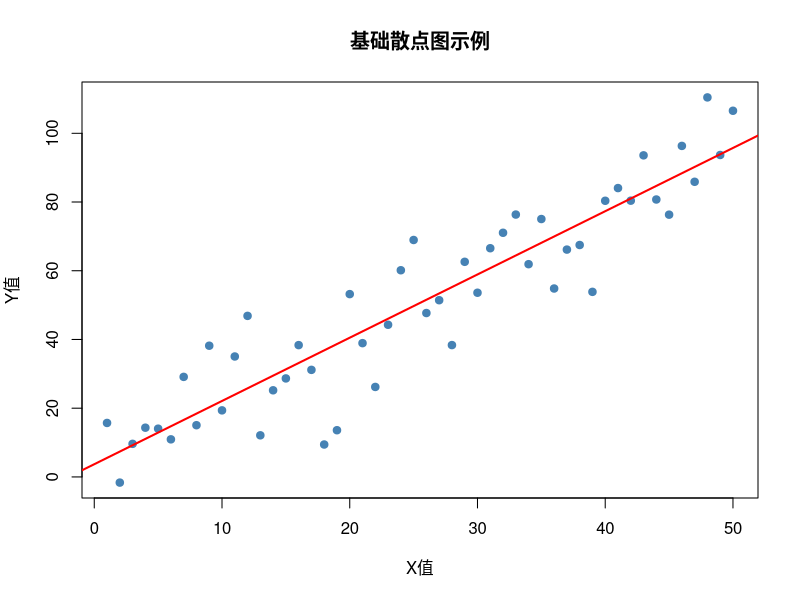
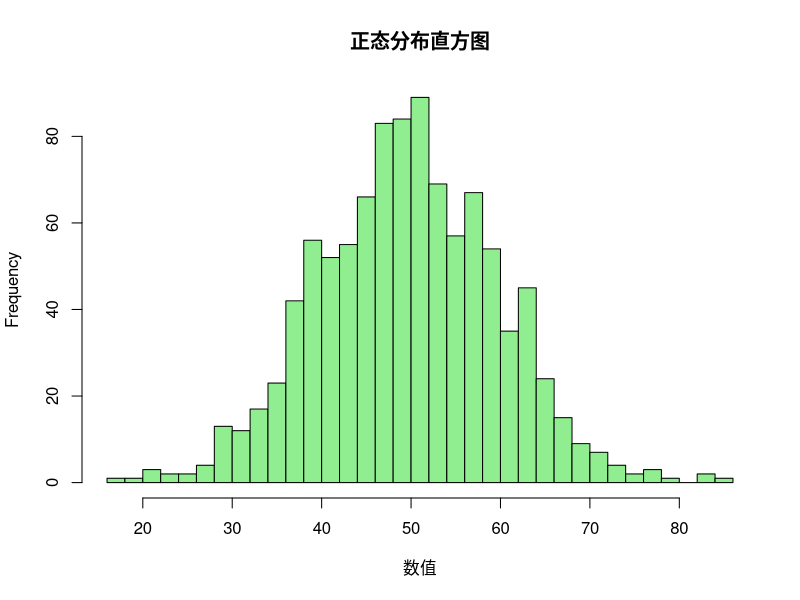
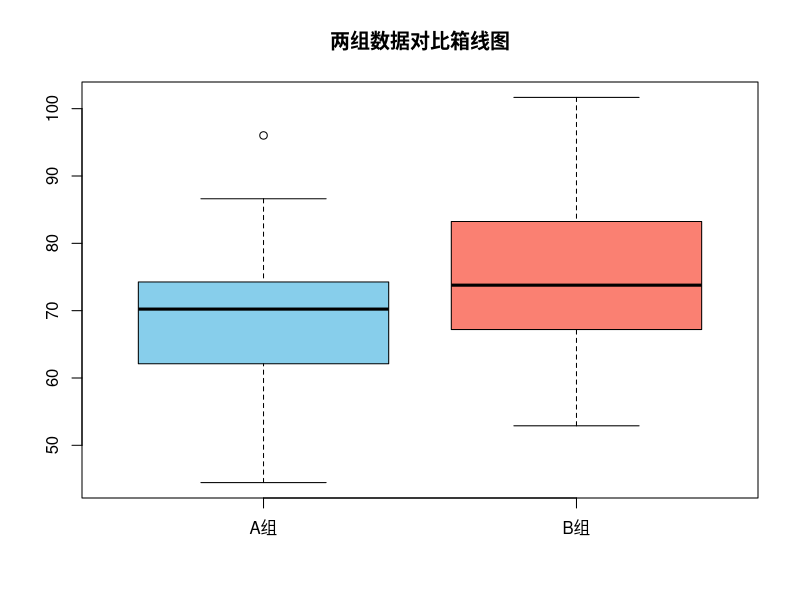
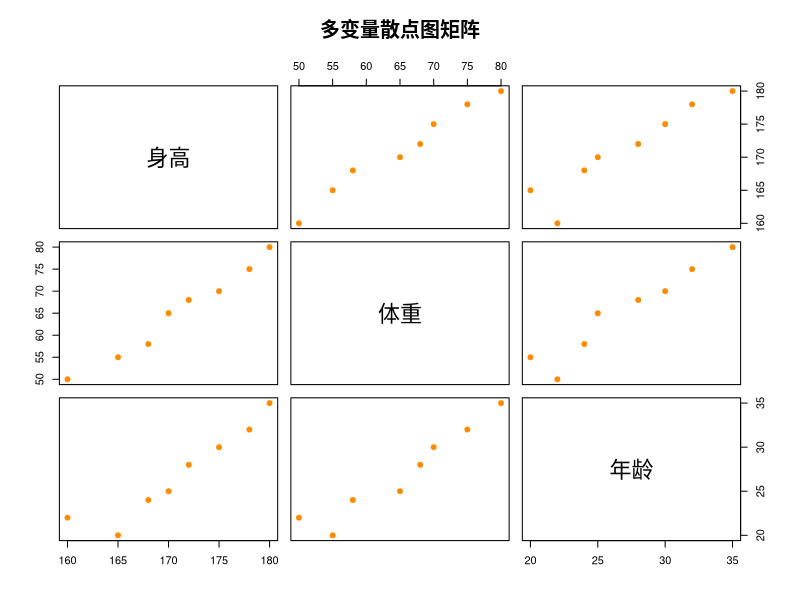
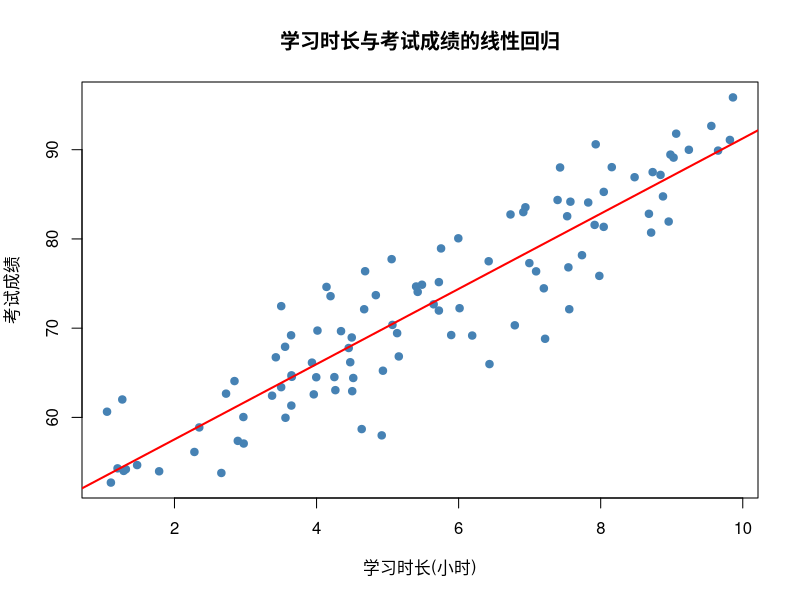

The R source for these figures, in order:
# ============================================================
# 阶段：数据科学语言 - R语言练习
# 题数：5题
# 创建日期：2026-08-05
# ============================================================

# ============================================================
# 第1题：R基础（向量 / 数据类型 / 函数）
# ============================================================
# 知识点讲解：
# R语言的核心数据结构是"向量"(vector)，几乎所有运算都面向向量设计。
# R的基本数据类型包括：numeric(数值)、character(字符)、logical(逻辑)、
# integer(整数)、complex(复数)。向量中的所有元素必须是同一类型。
# R使用 <- 进行赋值，函数定义使用 function 关键字。
# R是统计语言，天生支持向量化运算，不需要写循环即可对整个向量操作。

# --- 创建不同类型的向量 ---
numeric_vec <- c(1.5, 2.3, 4.8, 7.1)          # 数值型向量
integer_vec <- c(1L, 2L, 3L, 4L)               # 整数型向量（L后缀）
char_vec    <- c("apple", "banana", "cherry")   # 字符型向量
logic_vec   <- c(TRUE, FALSE, TRUE, TRUE)       # 逻辑型向量

# --- 向量索引（R从1开始计数）---
cat("第二个数值:", numeric_vec[2], "\n")
cat("第2到第4个:", numeric_vec[2:4], "\n")
cat("用逻辑向量筛选:", numeric_vec[logic_vec], "\n")

# --- 向量运算（自动逐元素计算）---
vec_a <- c(1, 2, 3, 4)
vec_b <- c(10, 20, 30, 40)
cat("逐元素相加:", vec_a + vec_b, "\n")
cat("标量乘法:", vec_a * 3, "\n")
cat("逐元素相乘:", vec_a * vec_b, "\n")

# --- 常用向量函数 ---
cat("求和:", sum(vec_a), "\n")
cat("均值:", mean(vec_a), "\n")
cat("最大值:", max(vec_a), "\n")
cat("排序:", sort(c(3, 1, 4, 1, 5, 9, 2, 6)), "\n")

# --- 自定义函数 ---
# 定义一个计算向量统计摘要的函数
summarize_vec <- function(x, name = "数据") {
  result <- list(
    名称 = name,
    元素数 = length(x),
    均值 = mean(x),
    标准差 = sd(x),
    最小值 = min(x),
    最大值 = max(x),
    中位数 = median(x)
  )
  return(result)
}

stats <- summarize_vec(numeric_vec, "示例数据")
print(stats)

# --- 因子(factor)：分类数据的专用类型 ---
gender <- factor(c("男", "女", "男", "男", "女"),
                 levels = c("男", "女"))
cat("因子频数表:\n")
print(table(gender))

# --- 列表(list)：R中最灵活的数据结构，可包含不同类型 ---
person <- list(
  姓名 = "张三",
  年龄 = 28,
  分数 = c(85, 90, 78, 92),
  及格 = TRUE
)
cat("姓名:", person$姓名, "\n")
cat("平均分:", mean(person$分数), "\n")

# 思考题：如果对包含数值和字符的向量执行 c(1, "a", 2)，
#         结果向量的类型是什么？为什么R要这样设计？

# ============================================================
# 第2题：数据框操作（data.frame / dplyr概念）
# ============================================================
# 知识点讲解：
# 数据框(data.frame)是R中最常用的数据结构，类似于数据库表格。
# 每列可以是不同类型，但同一列内类型必须一致。
# dplyr是R中最流行的数据操作包，提供了一套动词式API：
#   filter()  — 按条件筛选行
#   select()  — 选择列
#   mutate()  — 新增/修改列
#   arrange() — 排序
#   summarise() — 汇总统计
#   group_by() — 分组
# 管道运算符 %>% 或原生 |> 可以将前一步结果传递给后一步函数。

# --- 创建数据框 ---
students <- data.frame(
  学号 = 1001:1006,
  姓名 = c("张三", "李四", "王五", "赵六", "钱七", "孙八"),
  班级 = c("A", "A", "B", "B", "A", "B"),
  数学 = c(85, 92, 78, 65, 88, 73),
  英语 = c(78, 85, 90, 72, 95, 68),
  性别 = c("男", "男", "女", "男", "女", "男")
)

cat("数据框结构:\n")
str(students)
cat("\n前几行:\n")
print(head(students))

# --- 基础R方式操作数据框 ---
# 筛选数学大于80的学生
cat("\n数学>80的学生:\n")
print(students[students$数学 > 80, ])

# 选择特定列
cat("\n只看姓名和数学:\n")
print(students[, c("姓名", "数学")])

# 按数学排序（降序）
cat("\n按数学降序排列:\n")
print(students[order(-students$数学), ])

# 新增列
students$总分 <- students$数学 + students$英语
students$平均分 <- round(students$总分 / 2, 1)
cat("\n添加总分和平均分后:\n")
print(students)

# --- 模拟dplyr风格的链式操作（使用原生管道符 |>）---
# 注意：实际使用dplyr需要 install.packages("dplyr") 并 library(dplyr)
# 这里用基础R模拟dplyr的核心操作逻辑

# 等价于：students |> filter(数学 > 70) |> select(姓名, 班级, 数学) |> arrange(数学)
result <- students[students$数学 > 70, c("姓名", "班级", "数学")]
result <- result[order(result$数学), ]
cat("\ndplyr风格筛选+排序:\n")
print(result)

# --- 分组汇总 ---
# 按班级计算各科平均分
cat("\n按班级分组汇总:\n")
for (cls in unique(students$班级)) {
  subset_data <- students[students$班级 == cls, ]
  cat(sprintf("  班级%s: 数学均值=%.1f, 英语均值=%.1f\n",
              cls, mean(subset_data$数学), mean(subset_data$英语)))
}

# 使用 aggregate 函数实现分组汇总
cat("\naggregate分组汇总:\n")
print(aggregate(cbind(数学, 英语) ~ 班级, data = students, FUN = mean))

# --- 合并数据框 ---
extra_info <- data.frame(
  学号 = 1001:1006,
  出勤率 = c(0.95, 0.88, 0.92, 0.75, 0.98, 0.83)
)
merged <- merge(students, extra_info, by = "学号")
cat("\n合并出勤率后:\n")
print(merged[, c("姓名", "班级", "平均分", "出勤率")])

# 思考题：dplyr的管道运算符 %>% 和R原生的 |> 有什么区别？
#         在什么场景下应该用 lapply 而不是 for 循环处理数据框的列？

# ============================================================
# 第3题：数据可视化（ggplot2概念 / 基础绘图）
# ============================================================
# 知识点讲解：
# R有两套绘图系统：基础绘图系统(graphics包)和ggplot2。
# ggplot2基于"图形语法"(Grammar of Graphics)理念，通过分层叠加构建图形：
#   ggplot(data) + aes(映射) + geom_*(几何对象) + theme_*(主题)
# 核心概念：
#   - 数据(data)：要可视化的数据框
#   - 美学映射(aes)：将数据列映射到x、y、color、size等视觉属性
#   - 几何对象(geom)：点图、线图、柱状图、直方图等
#   - 分面(facet)：按某变量拆分子图
#   - 标度(scale)：控制坐标轴、颜色等映射规则
#   - 主题(theme)：控制非数据元素的外观

# --- 基础绘图系统 ---
# 生成模拟数据
set.seed(42)
n <- 50
x_vals <- 1:n
y_vals <- 2 * x_vals + rnorm(n, mean = 0, sd = 10)

# 基础散点图
plot(x_vals, y_vals,
     main = "基础散点图示例",
     xlab = "X值", ylab = "Y值",
     col = "steelblue", pch = 19)

# 叠加回归线
abline(lm(y_vals ~ x_vals), col = "red", lwd = 2)

# 直方图
hist(rnorm(1000, mean = 50, sd = 10),
     main = "正态分布直方图",
     xlab = "数值", col = "lightgreen",
     breaks = 30)

# 箱线图
group_a <- rnorm(50, mean = 70, sd = 10)
group_b <- rnorm(50, mean = 75, sd = 12)
boxplot(list(A组 = group_a, B组 = group_b),
        main = "两组数据对比箱线图",
        col = c("skyblue", "salmon"))

# --- ggplot2概念演示（伪代码，需安装ggplot2包）---
# 实际使用时取消注释并安装：install.packages("ggplot2")
#
# library(ggplot2)
#
# # 构建可视化数据
# plot_data <- data.frame(
#   x = x_vals,
#   y = y_vals,
#   group = sample(c("A", "B"), n, replace = TRUE)
# )
#
# # 散点图 + 回归线
# ggplot(plot_data, aes(x = x, y = y, color = group)) +
#   geom_point(size = 3, alpha = 0.7) +
#   geom_smooth(method = "lm", se = TRUE) +
#   labs(title = "ggplot2散点图与回归线",
#        x = "自变量", y = "因变量") +
#   theme_minimal()
#
# # 分面直方图
# ggplot(plot_data, aes(x = y, fill = group)) +
#   geom_histogram(bins = 20, alpha = 0.6, position = "identity") +
#   facet_wrap(~ group) +
#   labs(title = "分组直方图（分面展示）") +
#   theme_bw()

# --- 手动实现简单散点图矩阵概念 ---
# 展示多变量关系
multi_data <- data.frame(
  身高 = c(165, 170, 175, 160, 180, 172, 168, 178),
  体重 = c(55, 65, 70, 50, 80, 68, 58, 75),
  年龄 = c(20, 25, 30, 22, 35, 28, 24, 32)
)

# pairs函数绘制散点图矩阵
pairs(multi_data, main = "多变量散点图矩阵",
      col = "darkorange", pch = 19)

# 思考题：ggplot2中 aes() 映射放在 ggplot() 里和放在 geom_*() 里有什么区别？
#         如何用 ggplot2 绘制一个分面的密度图来比较不同组别的数据分布？

# ============================================================
# 第4题：统计分析（描述统计 / 假设检验 / 线性回归）
# ============================================================
# 知识点讲解：
# R作为统计编程语言的鼻祖，内置了大量统计函数：
#   - 描述统计：summary(), mean(), sd(), median(), quantile(), var()
#   - 假设检验：t.test()(t检验), chisq.test()(卡方检验),
#              wilcox.test()(Wilcoxon检验), aov()(方差分析)
#   - 线性回归：lm() 函数，配合 summary() 查看详细结果
#   - 相关系数：cor(), cor.test()
# 统计分析是R语言的核心应用场景，理解p值、置信区间等概念非常重要。

# --- 描述性统计 ---
set.seed(2026)
exam_scores <- rnorm(100, mean = 75, sd = 12)

cat("=== 描述性统计 ===\n")
cat("样本量:", length(exam_scores), "\n")
cat("均值:", round(mean(exam_scores), 2), "\n")
cat("中位数:", round(median(exam_scores), 2), "\n")
cat("标准差:", round(sd(exam_scores), 2), "\n")
cat("方差:", round(var(exam_scores), 2), "\n")
cat("最小值:", round(min(exam_scores), 2), "\n")
cat("最大值:", round(max(exam_scores), 2), "\n")
cat("四分位数:\n")
print(quantile(exam_scores, probs = c(0, 0.25, 0.5, 0.75, 1)))

# summary函数一次性给出摘要
cat("\nsummary()输出:\n")
print(summary(exam_scores))

# --- 单样本t检验 ---
# 检验样本均值是否显著不同于70
cat("\n=== 单样本t检验 ===\n")
t_result <- t.test(exam_scores, mu = 70)
print(t_result)
cat("p值:", round(t_result$p.value, 4), "\n")
cat("95%置信区间:", round(t_result$conf.int, 2), "\n")

# --- 双样本t检验 ---
group_x <- rnorm(50, mean = 72, sd = 10)
group_y <- rnorm(50, mean = 78, sd = 10)

cat("\n=== 双样本t检验 ===\n")
t2_result <- t.test(group_x, group_y, var.equal = TRUE)
print(t2_result)
cat("p值:", round(t2_result$p.value, 4), "\n")
if (t2_result$p.value < 0.05) {
  cat("结论：在显著性水平0.05下，两组均值有显著差异\n")
} else {
  cat("结论：在显著性水平0.05下，两组均值无显著差异\n")
}

# --- 卡方检验（独立性检验）---
cat("\n=== 卡方独立性检验 ===\n")
survey <- matrix(c(30, 20, 15, 35), nrow = 2, byrow = TRUE)
rownames(survey) <- c("男性", "女性")
colnames(survey) <- c("喜欢", "不喜欢")
cat("列联表:\n")
print(survey)
chi_result <- chisq.test(survey)
cat("卡方统计量:", round(chi_result$statistic, 4), "\n")
cat("p值:", round(chi_result$p.value, 4), "\n")

# --- 线性回归 ---
cat("\n=== 线性回归 ===\n")
# 生成回归数据
n <- 100
study_hours <- runif(n, min = 1, max = 10)
scores <- 50 + 4 * study_hours + rnorm(n, mean = 0, sd = 5)
reg_data <- data.frame(学习时长 = study_hours, 考试成绩 = scores)

# 拟合线性模型
model <- lm(考试成绩 ~ 学习时长, data = reg_data)
cat("回归结果摘要:\n")
print(summary(model))

# 提取关键指标
cat("\n截距:", round(coef(model)[1], 2), "\n")
cat("斜率:", round(coef(model)[2], 2), "\n")
cat("R方:", round(summary(model)$r.squared, 4), "\n")

# 绘制回归图
plot(reg_data$学习时长, reg_data$考试成绩,
     main = "学习时长与考试成绩的线性回归",
     xlab = "学习时长(小时)", ylab = "考试成绩",
     col = "steelblue", pch = 19)
abline(model, col = "red", lwd = 2)

# --- 相关系数 ---
cat("\n=== 相关系数 ===\n")
cor_val <- cor(study_hours, scores)
cat("Pearson相关系数:", round(cor_val, 4), "\n")
cor_test <- cor.test(study_hours, scores)
cat("相关检验p值:", round(cor_test$p.value, 6), "\n")

# 思考题：t检验中"方差齐性"假设是什么意思？
#         var.equal=TRUE 和 FALSE 的结果会有什么不同？
#         如何判断线性回归模型是否满足基本假设？

# ============================================================
# 第5题：向量化与性能（向量化运算 / apply家族）
# ============================================================
# 知识点讲解：
# R的性能核心在于"向量化"——避免显式循环，利用C层面优化的向量运算。
# apply家族是一组高阶函数，用于替代循环：
#   apply()   — 对矩阵/数组的行或列应用函数
#   lapply()  — 对列表每个元素应用函数，返回列表
#   sapply()  — lapply的简化版，尝试返回向量
#   vapply()  — 类似sapply但指定返回类型，更安全
#   mapply()  — 多参数版本的sapply
#   tapply()  — 按分组应用函数
# 性能建议：优先向量化 > apply家族 > for循环

# --- 向量化 vs 循环性能对比 ---
n <- 100000
vec <- rnorm(n)

# 方法1：for循环求平方和（慢）
system.time({
  total_loop <- 0
  for (i in 1:n) {
    total_loop <- total_loop + vec[i]^2
  }
})

# 方法2：向量化运算（快）
system.time({
  total_vec <- sum(vec^2)
})

cat("循环结果:", round(total_loop, 4), "\n")
cat("向量化结果:", round(total_vec, 4), "\n")

# --- apply：矩阵行/列运算 ---
mat <- matrix(rnorm(20), nrow = 4, ncol = 5)
cat("\n矩阵:\n")
print(round(mat, 2))

cat("每列均值(apply, MARGIN=2):", round(apply(mat, 2, mean), 4), "\n")
cat("每行均值(apply, MARGIN=1):", round(apply(mat, 1, mean), 4), "\n")
cat("每列标准差:", round(apply(mat, 2, sd), 4), "\n")

# --- lapply：对列表元素逐一应用函数 ---
my_list <- list(
  向量A = c(1, 2, 3, 4, 5),
  向量B = c(10, 20, 30),
  向量C = c(100, 200, 300, 400)
)

cat("\nlapply求各向量均值:\n")
print(lapply(my_list, mean))

# sapply返回向量形式（更紧凑）
cat("sapply求各向量均值:", sapply(my_list, mean), "\n")
cat("sapply求各向量长度:", sapply(my_list, length), "\n")

# --- vapply：类型安全的sapply ---
cat("\nvapply(指定返回类型):\n")
print(vapply(my_list, mean, numeric(1)))

# --- tapply：分组应用函数 ---
cat("\ntapply分组统计:\n")
category <- rep(c("A", "B", "C"), each = 10)
values <- rnorm(30, mean = 50, sd = 10)
cat("各分组均值:", round(tapply(values, category, mean), 2), "\n")
cat("各分组标准差:", round(tapply(values, category, sd), 2), "\n")

# --- mapply：多参数并行应用 ---
# 同时对两个向量做逐元素运算
vec1 <- c(1, 2, 3, 4)
vec2 <- c(10, 20, 30, 40)
cat("\nmapply多参数运算:\n")
cat("向量相加:", mapply(function(a, b) a + b, vec1, vec2), "\n")
cat("向量拼接:", mapply(function(a, b) paste(a, b, sep = "-"), vec1, vec2), "\n")

# --- replicate：重复执行并收集结果 ---
# 模拟1000次掷骰子的均值
dice_means <- replicate(1000, mean(sample(1:6, 10, replace = TRUE)))
cat("\n1000次模拟骰子均值分布:\n")
cat("  均值的均值:", round(mean(dice_means), 4), "\n")
cat("  均值的标准差:", round(sd(dice_means), 4), "\n")

# --- 实战：用向量化计算移动平均 ---
# 向量化实现滑动窗口均值
series <- rnorm(50)
window_size <- 5
# 使用 filter 函数实现移动平均
ma_result <- filter(series, rep(1 / window_size, window_size), sides = 1)
cat("\n移动平均(前10个值):\n")
print(round(head(ma_result, 10), 4))

# --- Reduce：逐步归约 ---
cat("\nReduce逐步累加:", Reduce(`+`, 1:10), "\n")
cat("Reduce逐步拼接:", Reduce(function(a, b) paste0(a, "-", b),
                               letters[1:5]), "\n")

# --- 向量化条件赋值：ifelse / case_when概念 ---
scores_vec <- c(85, 60, 92, 45, 78, 30, 95)
grade <- ifelse(scores_vec >= 90, "优秀",
         ifelse(scores_vec >= 80, "良好",
         ifelse(scores_vec >= 60, "及格", "不及格")))
cat("\n成绩等级:\n")
print(data.frame(成绩 = scores_vec, 等级 = grade))

# 思考题：apply家族函数和for循环在性能上真的有很大差距吗？
#         在什么情况下for循环反而比apply更合适？
#         如何用 Vectorize() 将一个标量函数转化为向量函数？
